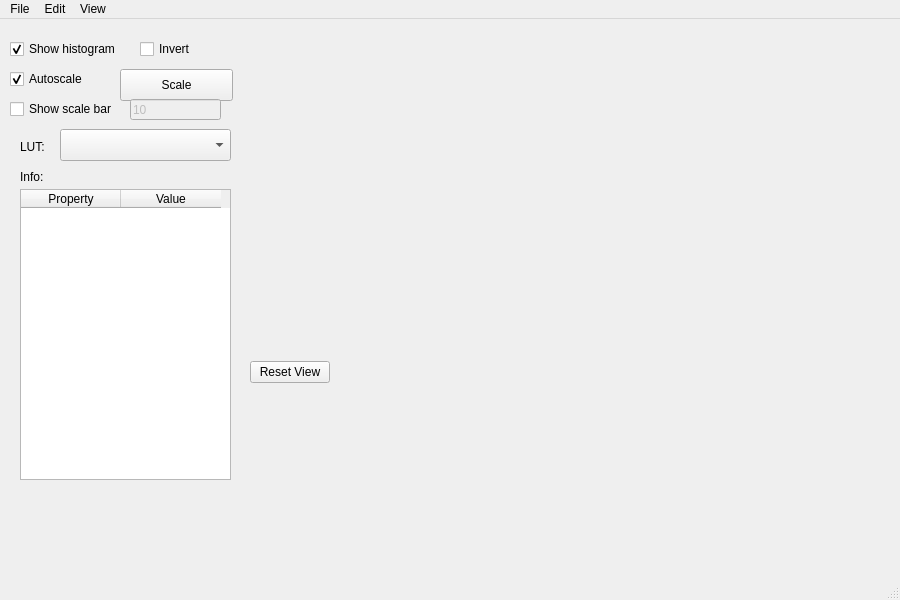
<?xml version="1.0" encoding="UTF-8"?>
<ui version="4.0">
 <class>MainWindow</class>
 <widget class="QMainWindow" name="MainWindow">
  <property name="geometry">
   <rect>
    <x>0</x>
    <y>0</y>
    <width>900</width>
    <height>600</height>
   </rect>
  </property>
  <property name="mouseTracking">
   <bool>true</bool>
  </property>
  <property name="windowTitle">
   <string>Frappe</string>
  </property>
  <widget class="QWidget" name="centralwidget">
   <widget class="QWidget" name="layoutWidget">
    <property name="geometry">
     <rect>
      <x>250</x>
      <y>20</y>
      <width>631</width>
      <height>441</height>
     </rect>
    </property>
    <layout class="QVBoxLayout" name="viewport" stretch="20,2,2,2,2">
     <property name="spacing">
      <number>0</number>
     </property>
     <property name="sizeConstraint">
      <enum>QLayout::SetNoConstraint</enum>
     </property>
     <item>
      <widget class="ImageView" name="image_viewer" native="true">
       <property name="sizePolicy">
        <sizepolicy hsizetype="Preferred" vsizetype="MinimumExpanding">
         <horstretch>0</horstretch>
         <verstretch>0</verstretch>
        </sizepolicy>
       </property>
       <property name="minimumSize">
        <size>
         <width>0</width>
         <height>300</height>
        </size>
       </property>
       <property name="mouseTracking">
        <bool>true</bool>
       </property>
      </widget>
     </item>
     <item>
      <layout class="QHBoxLayout" name="horizontalLayout">
       <item>
        <widget class="QPushButton" name="reset_view">
         <property name="sizePolicy">
          <sizepolicy hsizetype="Maximum" vsizetype="Fixed">
           <horstretch>0</horstretch>
           <verstretch>0</verstretch>
          </sizepolicy>
         </property>
         <property name="maximumSize">
          <size>
           <width>150</width>
           <height>16777215</height>
          </size>
         </property>
         <property name="text">
          <string>Reset View</string>
         </property>
        </widget>
       </item>
       <item>
        <spacer name="horizontalSpacer">
         <property name="orientation">
          <enum>Qt::Horizontal</enum>
         </property>
         <property name="sizeHint" stdset="0">
          <size>
           <width>40</width>
           <height>20</height>
          </size>
         </property>
        </spacer>
       </item>
      </layout>
     </item>
     <item>
      <widget class="LabelSlider" name="frame_slider" native="true">
       <property name="sizePolicy">
        <sizepolicy hsizetype="Preferred" vsizetype="Preferred">
         <horstretch>0</horstretch>
         <verstretch>0</verstretch>
        </sizepolicy>
       </property>
      </widget>
     </item>
     <item>
      <widget class="LabelSlider" name="z_slider" native="true">
       <property name="sizePolicy">
        <sizepolicy hsizetype="Preferred" vsizetype="Preferred">
         <horstretch>0</horstretch>
         <verstretch>0</verstretch>
        </sizepolicy>
       </property>
      </widget>
     </item>
     <item>
      <widget class="LabelSlider" name="c_slider" native="true">
       <property name="sizePolicy">
        <sizepolicy hsizetype="Preferred" vsizetype="Preferred">
         <horstretch>0</horstretch>
         <verstretch>0</verstretch>
        </sizepolicy>
       </property>
      </widget>
     </item>
    </layout>
   </widget>
   <widget class="QCheckBox" name="toggle_histogram">
    <property name="geometry">
     <rect>
      <x>10</x>
      <y>20</y>
      <width>141</width>
      <height>20</height>
     </rect>
    </property>
    <property name="text">
     <string>Show histogram</string>
    </property>
    <property name="checked">
     <bool>true</bool>
    </property>
   </widget>
   <widget class="QCheckBox" name="toggle_autoscale">
    <property name="geometry">
     <rect>
      <x>10</x>
      <y>50</y>
      <width>141</width>
      <height>20</height>
     </rect>
    </property>
    <property name="text">
     <string>Autoscale</string>
    </property>
    <property name="checked">
     <bool>true</bool>
    </property>
   </widget>
   <widget class="QComboBox" name="lookup_table_list">
    <property name="geometry">
     <rect>
      <x>60</x>
      <y>110</y>
      <width>171</width>
      <height>32</height>
     </rect>
    </property>
   </widget>
   <widget class="QPushButton" name="scale_histogram">
    <property name="geometry">
     <rect>
      <x>120</x>
      <y>50</y>
      <width>113</width>
      <height>32</height>
     </rect>
    </property>
    <property name="text">
     <string>Scale</string>
    </property>
   </widget>
   <widget class="QCheckBox" name="invert_lut">
    <property name="geometry">
     <rect>
      <x>140</x>
      <y>20</y>
      <width>71</width>
      <height>20</height>
     </rect>
    </property>
    <property name="text">
     <string>Invert</string>
    </property>
    <property name="checked">
     <bool>false</bool>
    </property>
   </widget>
   <widget class="QLabel" name="lut_label">
    <property name="geometry">
     <rect>
      <x>20</x>
      <y>120</y>
      <width>31</width>
      <height>16</height>
     </rect>
    </property>
    <property name="text">
     <string>LUT:</string>
    </property>
   </widget>
   <widget class="QLabel" name="info_label">
    <property name="geometry">
     <rect>
      <x>20</x>
      <y>150</y>
      <width>60</width>
      <height>16</height>
     </rect>
    </property>
    <property name="text">
     <string>Info:</string>
    </property>
   </widget>
   <widget class="QTableWidget" name="info_table">
    <property name="geometry">
     <rect>
      <x>20</x>
      <y>170</y>
      <width>211</width>
      <height>291</height>
     </rect>
    </property>
    <attribute name="horizontalHeaderCascadingSectionResizes">
     <bool>false</bool>
    </attribute>
    <attribute name="verticalHeaderVisible">
     <bool>false</bool>
    </attribute>
    <column>
     <property name="text">
      <string>Property</string>
     </property>
    </column>
    <column>
     <property name="text">
      <string>Value</string>
     </property>
    </column>
   </widget>
   <widget class="QCheckBox" name="show_scale_bar">
    <property name="geometry">
     <rect>
      <x>10</x>
      <y>80</y>
      <width>121</width>
      <height>20</height>
     </rect>
    </property>
    <property name="text">
     <string>Show scale bar</string>
    </property>
   </widget>
   <widget class="QLineEdit" name="bar_length">
    <property name="enabled">
     <bool>false</bool>
    </property>
    <property name="geometry">
     <rect>
      <x>130</x>
      <y>80</y>
      <width>91</width>
      <height>21</height>
     </rect>
    </property>
    <property name="text">
     <string>10</string>
    </property>
    <property name="readOnly">
     <bool>false</bool>
    </property>
   </widget>
  </widget>
  <widget class="QMenuBar" name="menubar">
   <property name="geometry">
    <rect>
     <x>0</x>
     <y>0</y>
     <width>900</width>
     <height>24</height>
    </rect>
   </property>
   <widget class="QMenu" name="menuFile">
    <property name="title">
     <string>File</string>
    </property>
    <addaction name="actionOpen"/>
   </widget>
   <widget class="QMenu" name="menuEdit">
    <property name="title">
     <string>Edit</string>
    </property>
   </widget>
   <widget class="QMenu" name="menuView">
    <property name="title">
     <string>View</string>
    </property>
    <addaction name="actionShowMetadata"/>
   </widget>
   <addaction name="menuFile"/>
   <addaction name="menuEdit"/>
   <addaction name="menuView"/>
  </widget>
  <widget class="QStatusBar" name="statusbar"/>
  <action name="actionOpen">
   <property name="text">
    <string>Open</string>
   </property>
   <property name="toolTip">
    <string>Open a file</string>
   </property>
   <property name="shortcut">
    <string>Ctrl+O</string>
   </property>
  </action>
  <action name="actionShowMetadata">
   <property name="text">
    <string>Show metadata</string>
   </property>
   <property name="toolTip">
    <string>Show image metadata</string>
   </property>
  </action>
 </widget>
 <customwidgets>
  <customwidget>
   <class>ImageView</class>
   <extends>QWidget</extends>
   <header>pyqtgraph</header>
   <container>1</container>
  </customwidget>
  <customwidget>
   <class>LabelSlider</class>
   <extends>QWidget</extends>
   <header>widgets.multi_slider</header>
   <container>1</container>
  </customwidget>
 </customwidgets>
 <resources/>
 <connections/>
</ui>
